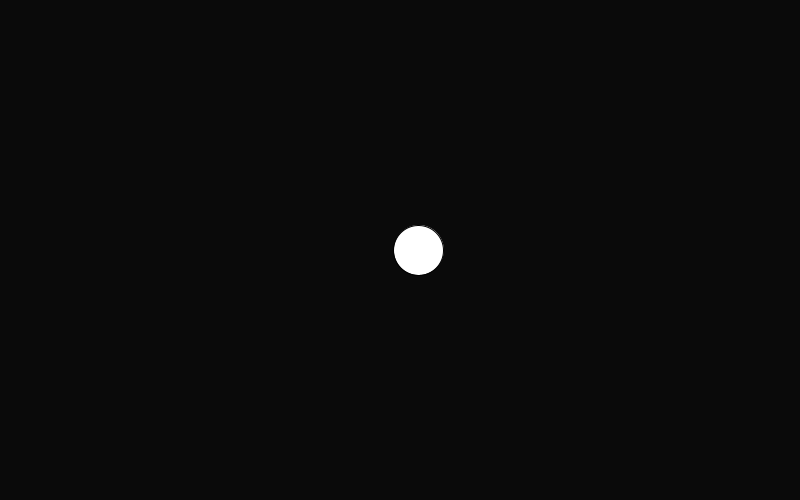
Frame 1 (no input)
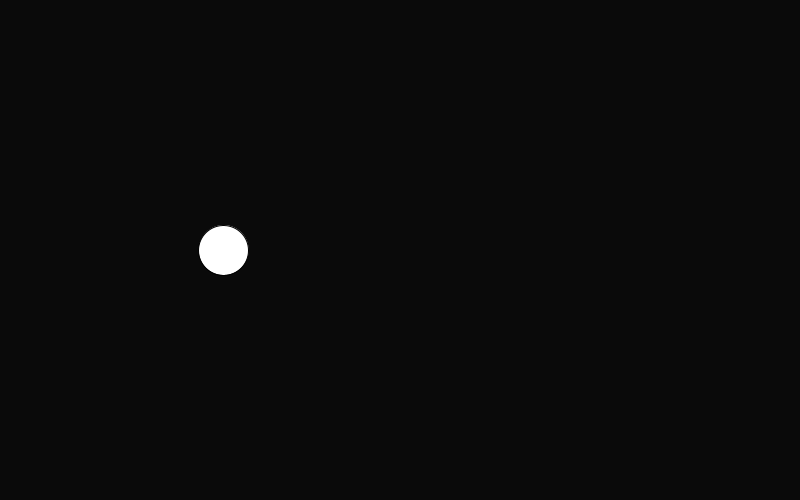
Frame 60 (the mouse pressed at the canvas centre just before this capture)
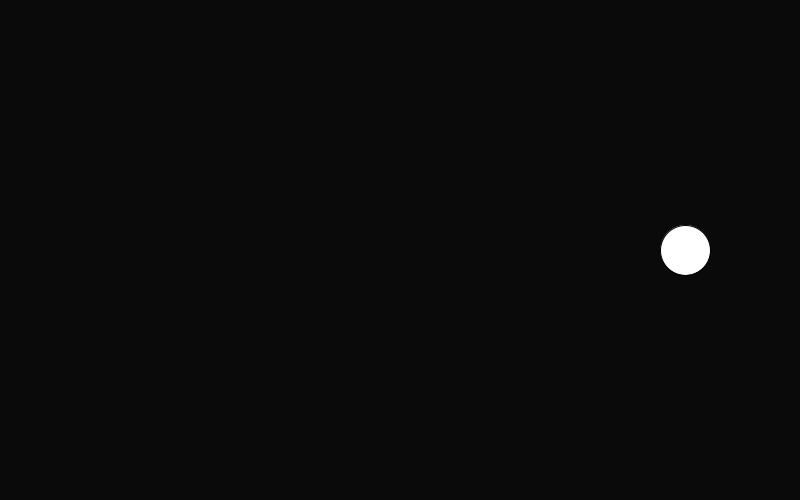
Frame 120 (the mouse held since frame 60 and released just before this capture)

The Processing sketch that drew these frames (run headless with seeded random() and noise(); from frame 60 on, the mouse is pressed at the canvas centre):

// Processing sketch: Quiz_01_sin
// ── Quiz_01_sin.pde
float counter = 0;
void setup(){
  size(800,500);
}

void draw(){
  background(10);
  counter += TWO_PI/100;
float x = width/2 + sin(counter) * 300;
ellipse(x, height/2,50,50);
}
